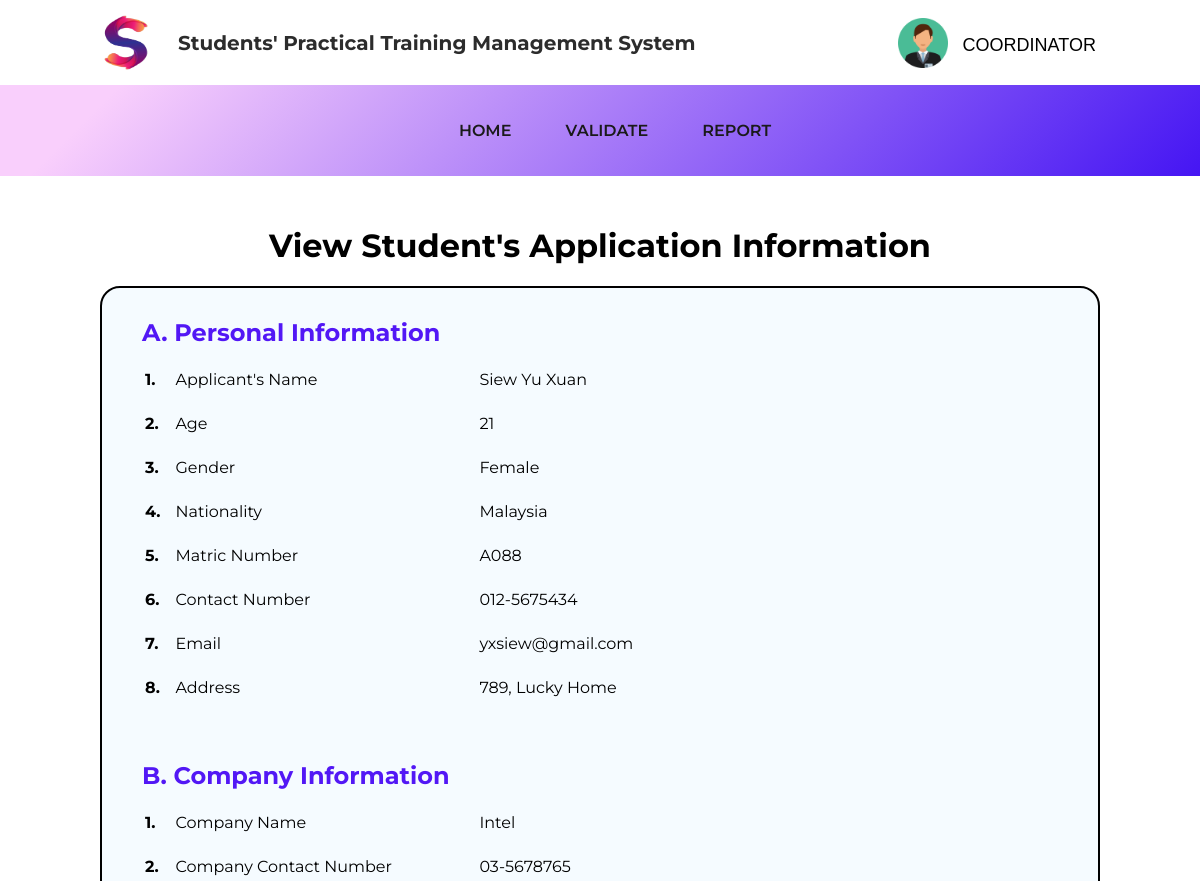
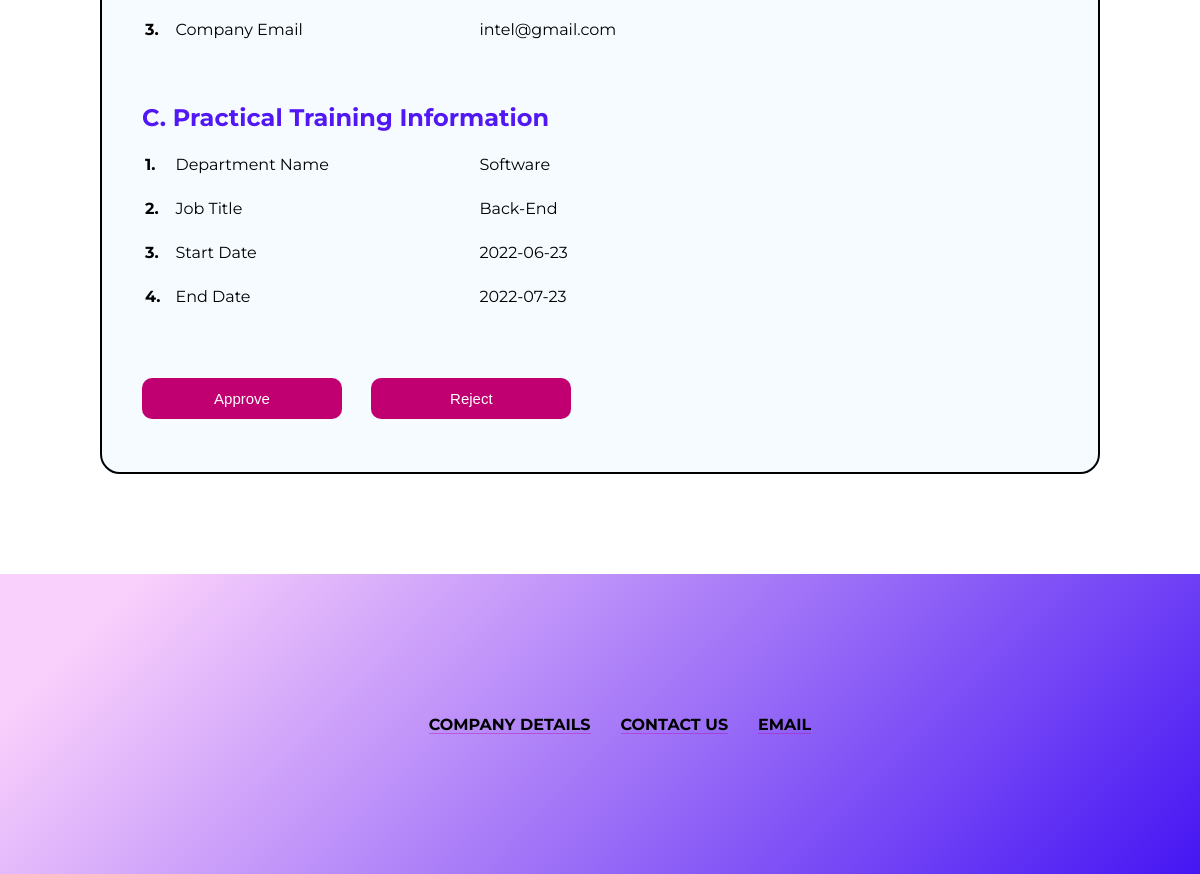
The page /Coordinator/ViewApplication.php?userid=3&appid=1 on the database its author committed (2 pictures, top to bottom).
### tables this page shows
CREATE TABLE IF NOT EXISTS users(
    userid int(6) UNSIGNED AUTO_INCREMENT PRIMARY KEY,
    email varchar(30) NOT NULL,
    name varchar(30) NOT NULL,
    address varchar(100) NOT NULL,
    age int(3) NOT NULL,
    phone varchar(20) NOT NULL
);

CREATE TABLE IF NOT EXISTS company(
    companyname varchar(20) NOT NULL,
    companycontactno varchar(20) NOT NULL,
    companyemail varchar(20) NOT NULL,
    department varchar(30) NOT NULL,
    jobtitle varchar(25) NOT NULL,
    startdate varchar(20) NOT NULL,
    enddate varchar(20) NOT NULL,
    fk_applicationid int(6) UNSIGNED NOT NULL,
    FOREIGN KEY (fk_applicationid) REFERENCES practical_training(applicationid)
    ON DELETE CASCADE
    ON UPDATE CASCADE
    );

### Coordinator/functionCoordinator.php (the view, shortened to what this page needs)
<?php
function getUsersData($id)
 {
    $array=array();
    $select= "select * from users where userid='$id'";
    $sql = mysqli_query($GLOBALS['conn'],$select);
    while($row=mysqli_fetch_assoc($sql))
    {
        $array['id']=$row['userid'];
        $array['email']=$row['email'];
        $array['name']=$row['name'];
        $array['address']=$row['address'];
        $array['age']=$row['age'];
        $array['phone']=$row['phone'];
    }
    $select= "select * from login where fk_userid='$id'";
    $sql = mysqli_query($GLOBALS['conn'],$select);
    while($row=mysqli_fetch_assoc($sql))
    {
        $array['username']=$row['username'];
        $array['password']=$row['password'];
    }
    return $array;
}
function getApplication($app_id)
 {
    $array=array();
    $select= "SELECT * from practical_training where applicationid='$app_id'";
    $sql = mysqli_query($GLOBALS['conn'], $select);
    while($row=mysqli_fetch_assoc($sql))
    {
        $array['appid']=$row['applicationid'];
        $array['appdate']=$row['applicationdate'];
        $array['status']=$row['applicationstatus'];
        $array['apptitle']=$row['applicationtitle'];
        $array['userid']=$row['fk_userid'];
    }
    $select= "SELECT * from company where fk_applicationid='$app_id'";
    $sql = mysqli_query($GLOBALS['conn'], $select);
    while($row=mysqli_fetch_assoc($sql))
    {
        $array['com_name']=$row['companyname'];
        $array['com_no']=$row['companycontactno'];
        $array['com_email']=$row['companyemail'];
        $array['dept']=$row['department'];
        $array['job']=$row['jobtitle'];
        $array['sdate']=$row['startdate'];
        $array['edate']=$row['enddate'];
    }
    $select= "SELECT * from user_detail where fk_applicationid='$app_id'";
    $sql = mysqli_query($GLOBALS['conn'], $select);
    while($row=mysqli_fetch_assoc($sql))
    {
        $array['gender']=$row['gender'];
        $array['matric']=$row['matricnumber'];
        $array['nation']=$row['nationality'];
    }
    return $array;
}
function displayFullApplication($userid, $appid)
{
    $array1=getApplication($appid);
    $array2=getUsersData($userid);
        echo "<div class='tableA'>";
            echo "<table class='tablePracticalTraining'>";
                echo "<h2>A. Personal Information</h2>";
                echo "<tr id='line-height-report'><td id='num'>1.</td><td class='question1'>Applicant's Name</td><td>".$array2['name']."</td></tr>";
                echo "<tr id='line-height-report'><td id='num'>2.</td><td class='question1'>Age</td><td>".$array2['age']."</td></tr>";
                echo "<tr id='line-height-report'><td id='num'>3.</td><td class='question1'>Gender</td><td>".$array1['gender']."</td></tr>";
                echo "<tr id='line-height-report'><td id='num'>4.</td><td class='question1'>Nationality</td><td>".$array1['nation']."</td></tr>";
                echo "<tr id='line-height-report'><td id='num'>5.</td><td class='question1'>Matric Number</td><td>".$array1['matric']."</td></tr>";
                echo "<tr id='line-height-report'><td id='num'>6.</td><td class='question1'>Contact Number</td><td>".$array2['phone']."</td></tr>";
                echo "<tr id='line-height-report'><td id='num'>7.</td><td class='question1'>Email</td><td>".$array2['email']."</td></tr>";
                echo "<tr id='line-height-report'><td id='num'>8.</td><td class='question1'>Address</td><td>".$array2['address']."</td></tr>";
            echo "</table>";
        echo "</div>";
        echo "<div class='tableB'>";
            echo "<table class='tablePracticalTraining'>";
                echo "<h2>B. Company Information</h2>";
                echo "<tr id='line-height-report'><td id='num'>1.</td><td class='question1'>Company Name</td><td>".$array1['com_name']."</td></tr>";
                echo "<tr id='line-height-report'><td id='num'>2.</td><td class='question1'>Company Contact Number</td><td>".$array1['com_no']."</td></tr>";
                echo "<tr id='line-height-report'><td id='num'>3.</td><td class='question1'>Company Email</td><td>".$array1['com_email']."</td></tr>";
            echo "</table>";
        echo "</div>";
        echo "<div class='tableC'>";
            echo "<table class='tablePracticalTraining'>";
                echo "<h2>C. Practical Training Information</h2>";
                echo "<tr id='line-height-report'><td id='num'>1.</td><td class='question1'>Department Name</td><td>".$array1['dept']."</td></tr>";
                echo "<tr id='line-height-report'><td id='num'>2.</td><td class='question1'>Job Title</td><td>".$array1['job']."</td></tr>";
                echo "<tr id='line-height-report'><td id='num'>3.</td><td class='question1'>Start Date</td><td>".$array1['sdate']."</td></tr>";
                echo "<tr id='line-height-report'><td id='num'>4.</td><td class='question1'>End Date</td><td>".$array1['edate']."</td></tr>";
            echo "</table>";
            echo "</div>";
}

### style.css (style rules this page uses)
body { font-family: 'Montserrat', sans-serif; margin: 0; }
table.tablePracticalTraining { width: 100%; }
#num, td.question { font-weight: bold; }
td.question1 { width: 300px; }
td#num { width: 3%; }
#line-height-report { line-height: 40px; }
.entire-table h2 { color: #5217f5; display: block; margin-bottom: 10px; text-align: left; }
.tableA, .tableB, .tableC { margin-bottom: 50px; }

### rows shown on the page
users: name "Siew Yu Xuan", age "21", phone "012-5675434", email "yxsiew@gmail.com", address "789, Lucky Home"
company: companyname "Intel", companycontactno "03-5678765", companyemail "intel@gmail.com", department "Software", jobtitle "Back-End", startdate "2022-06-23", enddate "2022-07-23"

### other values the page prints
$array1['gender'] "Female"
$array1['nation'] "Malaysia"
$array1['matric'] "A088"
